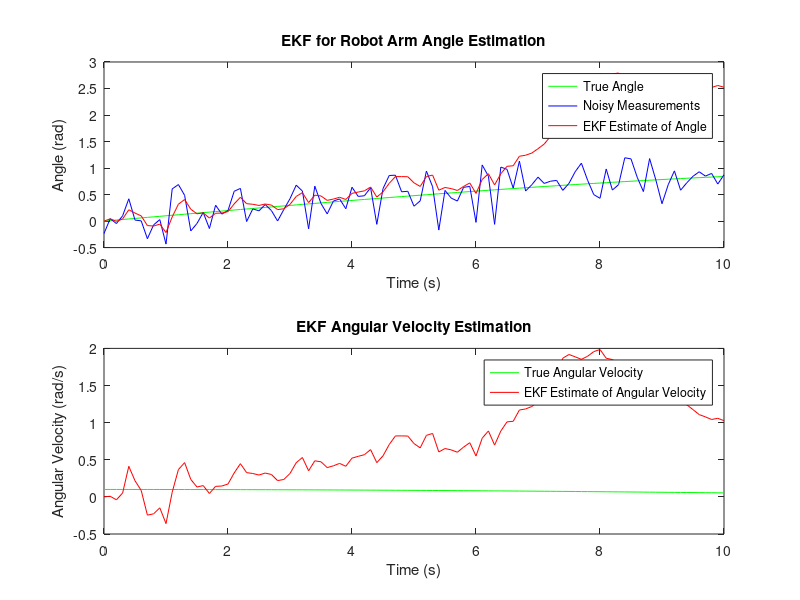

MATLAB code to generate this figure:
clear, clc 
close all 
% Time settings
T = 10;            % Total simulation time in seconds
dt = 0.1;          % Time step (Delta t)
time = 0:dt:T;     % Time vector

% Initial State
x_initial = [0; 0]; % Initial angular position and velocity

% Initialization
x_est = zeros(2, length(time));    % State estimate initialization
x_est(:, 1) = x_initial;            % Set initial state
P_est = zeros(2, 2, length(time)); % Error covariance initialization
P_est(:, :, 1) = eye(2);           % Initial error covariance

% Process and Measurement Noise Covariances
Q = 0.01 * eye(2); % Process noise covariance
R = 0.1;           % Measurement noise covariance

% Simulated true states and noisy measurements (for demonstration)
theta_true = sin(0.1*time); % True angle
omega_true = 0.1*cos(0.1*time); % True angular velocity
z = sin(theta_true) + sqrt(R)*randn(size(theta_true)); % Noisy measurements

% Nonlinear State Transition Function
f = @(x) [x(1) + dt*x(2); x(2) + dt*sin(x(1))];

% Nonlinear Measurement Function
h = @(x) sin(x(1));

% EKF Implementation
for k = 2:length(time)
    % State Prediction
    x_pred = f(x_est(:, k-1));

    % Jacobian of f at x_pred
    F_jacobian = [1 dt; dt*cos(x_pred(1)) 1];

    % Predict Error Covariance
    P_pred = F_jacobian * P_est(:, :, k-1) * F_jacobian' + Q;

    % Linearize Measurement Function (Jacobian)
    H_jacobian = [cos(x_pred(1)) 0];

    % Measurement Update
    y_k = z(k) - h(x_pred); % Innovation
    S = H_jacobian * P_pred * H_jacobian' + R; % Residual covariance
    K = P_pred * H_jacobian' / S; % Kalman Gain
    x_est(:, k) = x_pred + K * y_k;
    P_est(:, :, k) = (eye(2) - K * H_jacobian) * P_pred;
end


% Plotting the results
figure;
subplot(2,1,1);
plot(time, theta_true, 'g', 'DisplayName', 'True Angle');
hold on;
plot(time, z, 'b', 'DisplayName', 'Noisy Measurements');
plot(time, x_est(1, :), 'r', 'DisplayName', 'EKF Estimate of Angle');
xlabel('Time (s)');
ylabel('Angle (rad)');
title('EKF for Robot Arm Angle Estimation');
legend;

subplot(2,1,2);
plot(time, omega_true, 'g', 'DisplayName', 'True Angular Velocity');
hold on;
plot(time, x_est(2, :), 'r', 'DisplayName', 'EKF Estimate of Angular Velocity');
xlabel('Time (s)');
ylabel('Angular Velocity (rad/s)');
title('EKF Angular Velocity Estimation');
legend;

